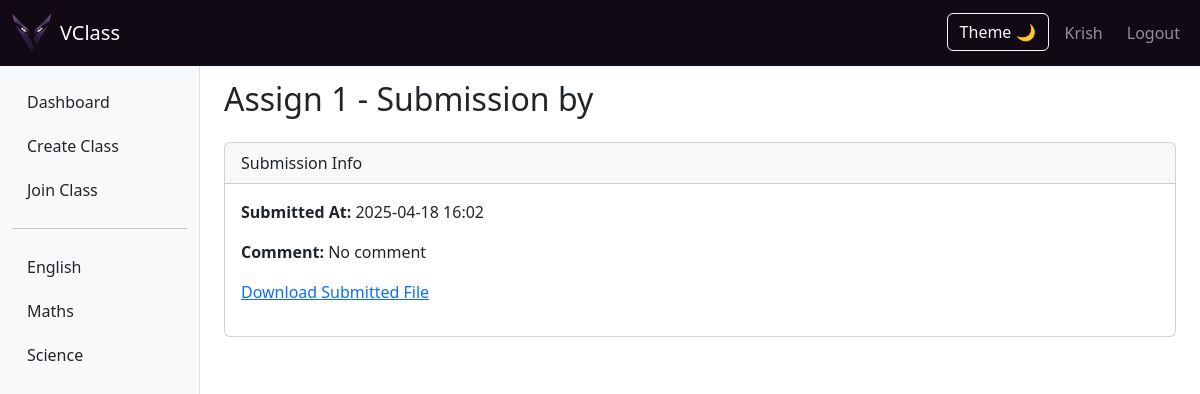
/submission/5 (signed in), run on the app's committed database.
### app.py (models this page shows)
class Class(db.Model):
    id = db.Column(db.Integer, primary_key=True)
    title = db.Column(db.String(100), nullable=False)
    code = db.Column(db.String(10), nullable=False, unique=True)
    creator_id = db.Column(db.Integer, db.ForeignKey('user.id'), nullable=False)

class Assignment(db.Model):
    id = db.Column(db.Integer, primary_key=True)
    class_id = db.Column(db.Integer, db.ForeignKey('class.id'), nullable=False)
    title = db.Column(db.String(100), nullable=False)
    description = db.Column(db.Text, nullable=False)
    attachment = db.Column(db.String(200))
    due_date = db.Column(db.DateTime)
    created_at = db.Column(db.DateTime, default=datetime.utcnow)
    ideal_answer_attachment = db.Column(db.String(200), nullable=True)
    ideal_answer_text = db.Column(db.Text, nullable=True)
    ideal_answer_visible = db.Column(db.Boolean, default=False)

class Submission(db.Model):
    id = db.Column(db.Integer, primary_key=True)
    assignment_id = db.Column(db.Integer, db.ForeignKey('assignment.id'), nullable=False)
    user_id = db.Column(db.Integer, db.ForeignKey('user.id'), nullable=False)
    attachment = db.Column(db.String(200))
    comment = db.Column(db.Text)
    submitted_at = db.Column(db.DateTime, default=datetime.utcnow)
    text_content = db.Column(db.Text, nullable=True)

### app.py (the view)
@app.route('/submission/<int:submission_id>')
def view_submission(submission_id):
    if 'user_id' not in session:
        return redirect(url_for('login'))
    submission = Submission.query.get_or_404(submission_id)
    assignment = Assignment.query.get_or_404(submission.assignment_id)
    class_obj = Class.query.get_or_404(assignment.class_id)
    enrollment = ClassEnrollment.query.filter_by(
        user_id=session['user_id'], class_id=class_obj.id
    ).first_or_404()
    if not enrollment.is_teacher and session['user_id'] != submission.user_id:
        flash('You are not authorized to view this submission.')
        return redirect(url_for('dashboard'))
    student = User.query.get(submission.user_id)
    return render_template('view_submission.html',
                       submission=submission,
                       assignment=assignment,
                       class_obj=class_obj,
                       student=student)

### app.py (called while the page is built)
@app.context_processor
def utility_processor():
    def get_user_classes():
        if 'user_id' in session:
            user_id = session['user_id']
            enrollments = ClassEnrollment.query.filter_by(user_id=user_id).all()
            class_data = []
            for enrollment in enrollments:
                class_obj = Class.query.get(enrollment.class_id)
                if class_obj:
                    class_obj.is_teacher = enrollment.is_teacher
                    class_data.append(class_obj)
            return class_data
        return []
    return {'get_user_classes': get_user_classes}

### templates/view_submission.html
{% extends "base.html" %}
{% block content %}
<h2>{{ assignment.title }} - Submission by {{ student.name }}</h2>
<div class="card mt-4">
    <div class="card-header">Submission Info</div>
    <div class="card-body">
        <p><strong>Submitted At:</strong> {{ submission.submitted_at.strftime('%Y-%m-%d %H:%M') if submission.submitted_at else "Not submitted" }}</p>
        <p><strong>Comment:</strong> {{ submission.comment or "No comment" }}</p>
        {% if submission.attachment %}
            <p><a href="{{ url_for('static', filename='uploads/' + submission.attachment) }}" target="_blank">Download Submitted File</a></p>
        {% endif %}
    </div>
</div>
{% endblock %}

### templates/base.html (shortened to what this page needs)
<!DOCTYPE html>
<html lang="en">
<head>
    <link href="https://cdn.jsdelivr.net/npm/bootstrap@5.3.0-alpha1/dist/css/bootstrap.min.css" rel="stylesheet">
</head>
<body>
    <nav class="navbar navbar-expand-lg navbar-dark bg-primary fixed-top" style="background-color: #110914;">
        <div class="container-fluid">
            <a class="navbar-brand d-flex align-items-center" href="{{ url_for('dashboard') if 'user_id' in session else url_for('index') }}">
                <img class="m-header__image m-header__image--pc me-2"
                     src="{{ url_for('static', filename='images/final.png') }}"
                     alt="VClass" style="height: 40px;">
                <span class="navbar-title">VClass</span>
            </a>
            <div class="collapse navbar-collapse" id="navbarNav">
                <ul class="navbar-nav ms-auto">
                    {% if 'user_id' in session %}
                    <li class="nav-item">
                        <button id="darkModeToggle" class="btn btn-outline-light ms-2">Theme 🌙</button>
                    </li>
                        <li class="nav-item">
                            <a class="btn btn-outline-light ms-2 nav-link" href="{{url_for('profile')}}">{{ session['username'] }}</a>
                        </li>
                        <li class="nav-item">
                            <a class="btn btn-outline-light ms-2 nav-link" href="{{ url_for('logout') }}">Logout</a>
                        </li>
                    {% endif %}
                </ul>
            </div>
        </div>
    </nav>
    {% if 'user_id' in session %}
        <div class="container-fluid">
            <div class="row">
                <div class="col-md-3 col-lg-2 d-md-block sidebar collapse">
                    <div class="position-sticky">
                        <ul class="nav flex-column">
                            <li class="nav-item">
                                <a class="nav-link" href="{{ url_for('dashboard') }}">Dashboard</a>
                            </li>
                            <li class="nav-item">
                                <a class="nav-link" href="{{ url_for('create_class') }}">Create Class</a>
                            </li>
                            <li class="nav-item">
                                <a class="nav-link" href="{{ url_for('join_class') }}">Join Class</a>
                            </li>
                            <li class="nav-item">
                                <hr>
                            </li>
                            {% set user_classes = get_user_classes() %}
                            {% if user_classes %}
                                {% for class in user_classes %}
                                    <li class="nav-item">
                                        <a class="nav-link" href="{{ url_for('view_class', class_id=class.id) }}">
                                            {{ class.title }}
                                        </a>
                                    </li>
                                {% endfor %}
                            {% endif %}
                        </ul>
                    </div>
                </div>
                <main class="col-md-9 ms-sm-auto col-lg-10 px-md-4 main-content">
                    {% block content %}{% endblock %}
                </main>
            </div>
        </div>
    {% endif %}
</body>
</html>

### templates/base.html (style rules this page uses)
:root { --bg-color: #ffffff; --text-color: #212529; --sidebar-bg: #f8f9fa; --sidebar-border: #dee2e6; --sidebar-hover: #e9ecef; }
body { padding-top: 60px; background-color: var(--bg-color); color: var(--text-color); transition: background-color 0.3s ease, color 0.3s ease; }
.sidebar { height: 100vh; position: fixed; top: 60px; left: 0; padding-top: 20px; background-color: var(--sidebar-bg); border-right: 1px solid var(--sidebar-border); overflow-y: auto; }
.sidebar a { padding: 10px 15px; text-decoration: none; display: block; color: var(--text-color); }
body { padding-top: 60px; }
.bg-primary { background-color: #110914 !important; }
.sidebar { height: 100vh; position: fixed; top: 60px; left: 0; padding-top: 20px; background-color: #f8f9fa; border-right: 1px solid #dee2e6; overflow-y: auto; }
.sidebar a { padding: 10px 15px; text-decoration: none; display: block; color: #212529; }
.main-content { margin-left: 250px; padding: 20px; }

### data on the page
Class: title "English"
Class: title "Maths"
Class: title "Science"
Assignment: title "Assign 1"
Submission: submitted_at "2025-04-18 16:02", comment "No comment"

### other printed values
{{ session['username'] }} "Krish"
